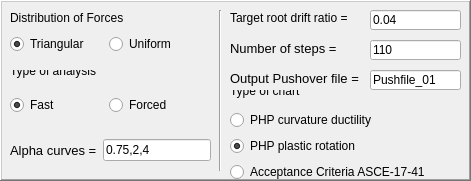
      <widget class="QFrame" name="frame">
       <property name="geometry">
        <rect>
         <x>10</x>
         <y>10</y>
         <width>471</width>
         <height>181</height>
        </rect>
       </property>
       <property name="frameShape">
        <enum>QFrame::WinPanel</enum>
       </property>
       <property name="frameShadow">
        <enum>QFrame::Raised</enum>
       </property>
       <widget class="QLabel" name="label_8">
        <property name="geometry">
         <rect>
          <x>10</x>
          <y>10</y>
          <width>141</width>
          <height>16</height>
         </rect>
        </property>
        <property name="text">
         <string>Distribution of Forces</string>
        </property>
       </widget>
       <widget class="QWidget" name="horizontalLayoutWidget">
        <property name="geometry">
         <rect>
          <x>10</x>
          <y>29</y>
          <width>191</width>
          <height>31</height>
         </rect>
        </property>
        <layout class="QHBoxLayout" name="horizontalLayout">
         <item>
          <widget class="QRadioButton" name="radioButtonTriangular">
           <property name="font">
            <font>
             <weight>50</weight>
             <italic>false</italic>
             <bold>false</bold>
            </font>
           </property>
           <property name="text">
            <string>Triangular</string>
           </property>
           <property name="checked">
            <bool>true</bool>
           </property>
          </widget>
         </item>
         <item>
          <widget class="QRadioButton" name="radioButtonUniform">
           <property name="font">
            <font>
             <weight>50</weight>
             <italic>false</italic>
             <bold>false</bold>
            </font>
           </property>
           <property name="text">
            <string>Uniform</string>
           </property>
          </widget>
         </item>
        </layout>
       </widget>
       <widget class="QLabel" name="label_9">
        <property name="geometry">
         <rect>
          <x>10</x>
          <y>70</y>
          <width>131</width>
          <height>16</height>
         </rect>
        </property>
        <property name="text">
         <string>Type of analysis
</string>
        </property>
       </widget>
       <widget class="QWidget" name="horizontalLayoutWidget_2">
        <property name="geometry">
         <rect>
          <x>10</x>
          <y>90</y>
          <width>191</width>
          <height>31</height>
         </rect>
        </property>
        <layout class="QHBoxLayout" name="horizontalLayout_2">
         <item>
          <widget class="QRadioButton" name="radioButtonFast">
           <property name="font">
            <font>
             <weight>50</weight>
             <italic>false</italic>
             <bold>false</bold>
            </font>
           </property>
           <property name="text">
            <string>Fast</string>
           </property>
           <property name="checked">
            <bool>true</bool>
           </property>
          </widget>
         </item>
         <item>
          <widget class="QRadioButton" name="radioButtonForced">
           <property name="font">
            <font>
             <weight>50</weight>
             <italic>false</italic>
             <bold>false</bold>
            </font>
           </property>
           <property name="text">
            <string>Forced</string>
           </property>
          </widget>
         </item>
        </layout>
       </widget>
       <widget class="Line" name="line">
        <property name="geometry">
         <rect>
          <x>210</x>
          <y>10</y>
          <width>20</width>
          <height>161</height>
         </rect>
        </property>
        <property name="orientation">
         <enum>Qt::Vertical</enum>
        </property>
       </widget>
       <widget class="QLabel" name="label_10">
        <property name="geometry">
         <rect>
          <x>230</x>
          <y>10</y>
          <width>131</width>
          <height>16</height>
         </rect>
        </property>
        <property name="font">
         <font>
          <weight>50</weight>
          <italic>false</italic>
          <bold>false</bold>
         </font>
        </property>
        <property name="text">
         <string>Target root drift ratio =</string>
        </property>
       </widget>
       <widget class="QLineEdit" name="Der_obj">
        <property name="geometry">
         <rect>
          <x>370</x>
          <y>10</y>
          <width>91</width>
          <height>20</height>
         </rect>
        </property>
        <property name="text">
         <string>0.04</string>
        </property>
       </widget>
       <widget class="QLabel" name="label_51">
        <property name="geometry">
         <rect>
          <x>230</x>
          <y>40</y>
          <width>111</width>
          <height>16</height>
         </rect>
        </property>
        <property name="font">
         <font>
          <family>Arial</family>
          <pointsize>10</pointsize>
          <weight>50</weight>
          <italic>false</italic>
          <bold>false</bold>
         </font>
        </property>
        <property name="text">
         <string>Number of steps =</string>
        </property>
       </widget>
       <widget class="QLineEdit" name="nSteps">
        <property name="geometry">
         <rect>
          <x>370</x>
          <y>40</y>
          <width>91</width>
          <height>20</height>
         </rect>
        </property>
        <property name="text">
         <string>110</string>
        </property>
       </widget>
       <widget class="QLabel" name="label_13">
        <property name="geometry">
         <rect>
          <x>230</x>
          <y>90</y>
          <width>131</width>
          <height>16</height>
         </rect>
        </property>
        <property name="text">
         <string>Type of chart
</string>
        </property>
       </widget>
       <widget class="QWidget" name="verticalLayoutWidget">
        <property name="geometry">
         <rect>
          <x>230</x>
          <y>110</y>
          <width>215</width>
          <height>74</height>
         </rect>
        </property>
        <layout class="QVBoxLayout" name="verticalLayout_2">
         <item>
          <widget class="QRadioButton" name="radioButtonPHP_CD">
           <property name="font">
            <font>
             <weight>50</weight>
             <bold>false</bold>
            </font>
           </property>
           <property name="text">
            <string>PHP curvature ductility</string>
           </property>
           <property name="checked">
            <bool>false</bool>
           </property>
          </widget>
         </item>
         <item>
          <widget class="QRadioButton" name="radioButtonPHP_RA">
           <property name="font">
            <font>
             <weight>50</weight>
             <bold>false</bold>
            </font>
           </property>
           <property name="text">
            <string>PHP plastic rotation</string>
           </property>
           <property name="checked">
            <bool>true</bool>
           </property>
          </widget>
         </item>
         <item>
          <widget class="QRadioButton" name="radioButtonAC">
           <property name="font">
            <font>
             <weight>50</weight>
             <bold>false</bold>
            </font>
           </property>
           <property name="text">
            <string>Acceptance Criteria ASCE-17-41</string>
           </property>
          </widget>
         </item>
        </layout>
       </widget>
       <widget class="QWidget" name="horizontalLayoutWidget_3">
        <property name="geometry">
         <rect>
          <x>10</x>
          <y>130</y>
          <width>201</width>
          <height>41</height>
         </rect>
        </property>
        <layout class="QHBoxLayout" name="horizontalLayout_7">
         <item>
          <widget class="QLabel" name="label_59">
           <property name="font">
            <font>
             <family>Arial</family>
             <pointsize>10</pointsize>
             <weight>50</weight>
             <italic>false</italic>
             <bold>false</bold>
            </font>
           </property>
           <property name="text">
            <string>Alpha curves =</string>
           </property>
          </widget>
         </item>
         <item>
          <widget class="QLineEdit" name="AlphaCurves">
           <property name="text">
            <string>0.75,2,4</string>
           </property>
          </widget>
         </item>
        </layout>
       </widget>
       <widget class="QLabel" name="label_69">
        <property name="geometry">
         <rect>
          <x>230</x>
          <y>70</y>
          <width>131</width>
          <height>16</height>
         </rect>
        </property>
        <property name="font">
         <font>
          <family>Arial</family>
          <pointsize>10</pointsize>
          <weight>50</weight>
          <italic>false</italic>
          <bold>false</bold>
         </font>
        </property>
        <property name="text">
         <string>Output Pushover file =</string>
        </property>
       </widget>
       <widget class="QLineEdit" name="OutputPushFile">
        <property name="geometry">
         <rect>
          <x>370</x>
          <y>70</y>
          <width>91</width>
          <height>20</height>
         </rect>
        </property>
        <property name="text">
         <string>Pushfile_01</string>
        </property>
       </widget>
      </widget>
